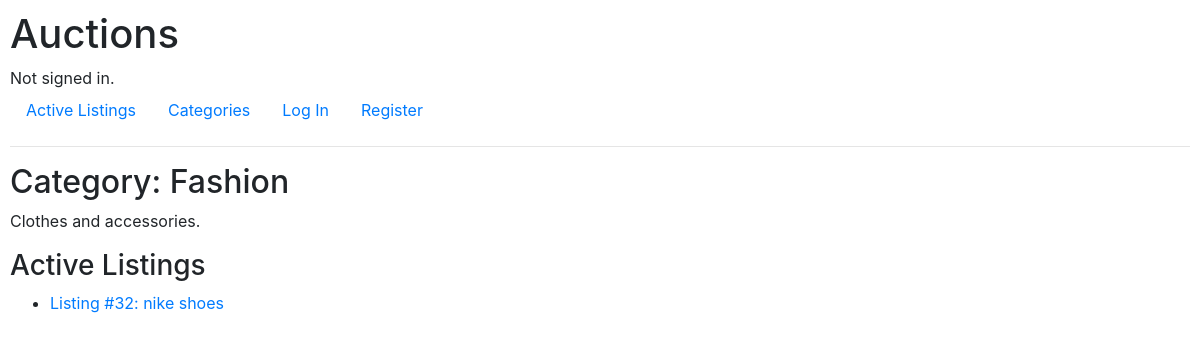
Screenshot of /categories/Fashion with the database file from the repository.
### auctions/models.py (models this page shows, shortened)
class Category(models.Model):
    name = models.CharField(max_length=50, unique=True)
    description = models.TextField(blank=True)

class AuctionListing(models.Model):
    active = models.BooleanField(default=True, null=True)
    title = models.CharField(max_length=100)
    description = models.TextField()
    starting_bid = models.DecimalField(max_digits=10, decimal_places=2, default='0.00')
    current_bid = models.DecimalField(max_digits=10, decimal_places=2, default='0.00')
    image = models.ImageField(upload_to='auctions/media', null=True, blank=True, default='auctions/static/auctions/No-Image-Placeholder.png')
    category = models.ForeignKey(Category, on_delete=models.SET_NULL, null=True, blank=True, related_name="listings")
    created_at = models.DateTimeField(auto_now_add=True)
    end_time = models.DateTimeField(null=True, blank=True)
    seller = models.ForeignKey(User, on_delete=models.CASCADE, related_name="listings_sold")
    winner = models.ForeignKey(User, null=True, blank=True, on_delete=models.CASCADE, related_name="listings_bought")

### auctions/views.py (the view)
# urls.py: path("categories/<str:category_name>", views.category_detail, name="category_detail"),
def category_detail(request, category_name):
    try:
        category = Category.objects.get(name=category_name)
        listings = category.listings.filter(active=True)
        context = {'category': category, 'listings': listings}
        return render(request, 'auctions/category_detail.html', context)
    except Category.DoesNotExist:
        return render(request, "auctions/error.html", {"message": "Category not found."}, status=404)

### auctions/templates/auctions/category_detail.html
{% extends 'auctions/layout.html' %}
{% block body %}
    <h2>Category: {{ category.name }}</h2>
    {% if category.description %}
        <p>{{ category.description }}</p>
    {% endif %}
    <h3>Active Listings</h3>
    {% if listings %}
        <ul>
            {% for listing in listings %}
                <li>
                    <a href="{% url 'listing_detail' listing.id %}">
                        Listing #{{ listing.id }}: {{ listing.title }}
                    </a>
                </li>
            {% endfor %}
        </ul>
    {% else %}
        <p>No active listings in this category.</p>
    {% endif %}
{% endblock %}

### auctions/static/auctions/styles.css (style rules this page uses)
body { padding: 10px; }

### rows the page displays
Category: name "Fashion", description "Clothes and accessories."
AuctionListing: id "32", title "nike shoes"
